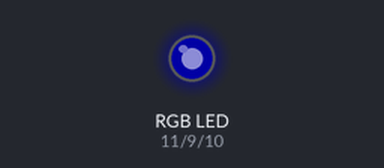
A sketch run on a simulated Arduino Uno, built with avr-gcc and run on an emulated ATmega328P. On the bench: an RGB LED mixed from three pins (HIGH = lit). Dim RGB values are drawn brighter than linear; random numbers use the default seed unless the sketch sets one.

Above: at 0.1 s.
At 5.1 s:
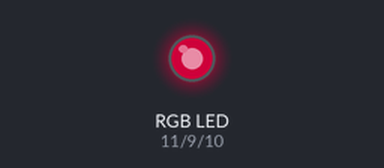
At 10.1 s:
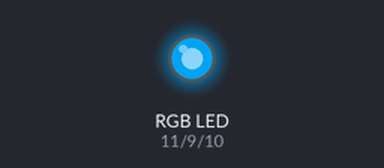
At 19.1 s:
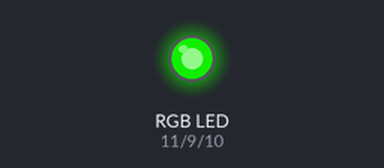
At 29.1 s:
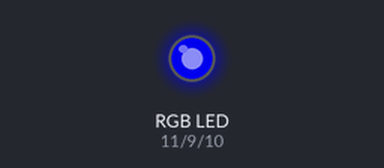
At 39.1 s:
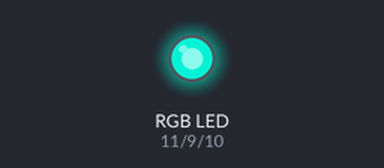
Timing chart, 0 to 40.0 s (numbered marks = the images above):
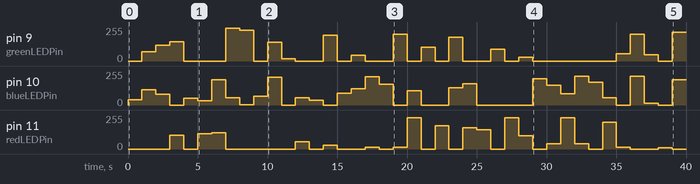

The sketch:

rgbtest.ino
```cpp
const int greenLEDPin = 9;
const int redLEDPin = 11;
const int blueLEDPin = 10;

int redValue = 0;
int greenValue = 0;
int blueValue = 0;

const int high = 255;

void setup() {

	Serial.begin(9600);

	pinMode(greenLEDPin,OUTPUT);
	pinMode(redLEDPin,OUTPUT);
	pinMode(blueLEDPin,OUTPUT);

}

void loop() {

//	analogWrite(redLEDPin,high);
//	delay(1000);
//        analogWrite(redLEDPin,0);
//
//	analogWrite(greenLEDPin,high);
//	delay(1000);
//	analogWrite(greenLEDPin,0);
//	analogWrite(blueLEDPin,high);
//	delay(1000);
//	analogWrite(blueLEDPin,0);


int pin1 = random(3);
int pin2 = random(3);

analogWrite(greenLEDPin,0);
analogWrite(redLEDPin,0);
analogWrite(blueLEDPin,0);

if(pin1 == 1){
  analogWrite(blueLEDPin,random(high));
} else if(pin1 == 2){
  analogWrite(greenLEDPin,random(high));
} else {
  analogWrite(redLEDPin,random(high));
}

if(pin2 == 1){
  analogWrite(blueLEDPin,random(high));
} else if(pin2 == 2){
  analogWrite(greenLEDPin,random(high));
} else {
  analogWrite(redLEDPin,random(high));
}

delay(1000);
	// for(redValue = 0;redValue < high;redValue++){
	// 	for(greenValue = 0;greenValue < 60;greenValue++){
	// 		for(blueValue = 0;blueValue < 6;blueValue++){
	// 			analogWrite(redLEDPin,redValue);
	// 			analogWrite(greenLEDPin,greenValue * 5);
	// 			analogWrite(blueLEDPin,blueValue * 50);
	// 			delay(50);
	// 		}
	// 	}
	// }

}
```

Measured:
- by itself, pin 9 (greenLEDPin): 0/255 → 68/255 at 1.0 s, → 120/255 1.0 s later, → 143/255 1.0 s later, → 0/255 1.0 s later, … (29 changes in this stretch)
- by itself, pin 10 (blueLEDPin): 0/255 → 38/255 at 0.00 s, → 114/255 1.0 s later, → 80/255 1.0 s later, → 0/255 1.0 s later, … (36 changes in this stretch)
